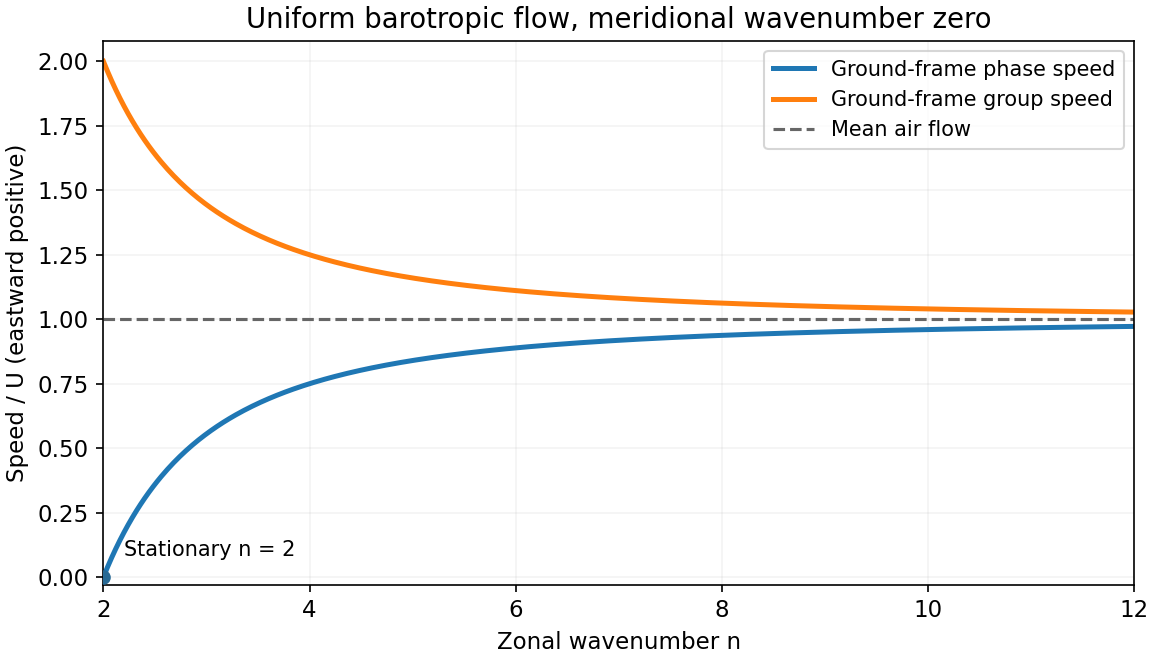

Source code (Python):
"""Original teaching plot. Python3.14,NumPy2.3.5,Matplotlib3.10.7. PNG basename written to cwd."""
import matplotlib
matplotlib.use("Agg")
import matplotlib.pyplot as plt
import numpy as np
from pathlib import Path
plt.rcParams.update({"font.size":11,"figure.facecolor":"white","axes.facecolor":"white","savefig.facecolor":"white"})

n=np.linspace(2,12,500)
fig,ax=plt.subplots(figsize=(7.7,4.4),layout='constrained')
ax.plot(n,1-4/n**2,lw=2.4,label='Ground-frame phase speed');ax.plot(n,1+4/n**2,lw=2.4,label='Ground-frame group speed');ax.axhline(1,ls='--',color='.4',label='Mean air flow')
ax.scatter([2],[0],color='#286a95',zorder=4);ax.text(2.2,.08,'Stationary n = 2',fontsize=10)
ax.set(xlim=(2,12),ylim=(-.03,2.08),xlabel='Zonal wavenumber n',ylabel='Speed / U (eastward positive)',title='Uniform barotropic flow, meridional wavenumber zero');ax.legend(loc='upper right',fontsize=10);ax.grid(alpha=.14)
fig.savefig(Path(__file__).stem+'.png',dpi=150,facecolor='white');plt.close(fig)
